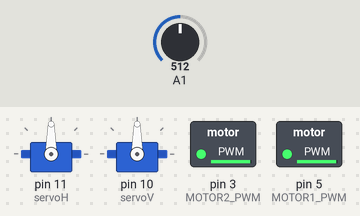
Bench run of a sketch on a simulated Arduino Uno, built with avr-gcc and run on an emulated ATmega328P. On the bench: 2 × servo, switched loads named in the sketch (green lamp = pin HIGH). Dashed ring = blinking. Inputs (shaded band) come from the test bench; at power-on: A1 = 512. Random numbers use the default seed unless the sketch sets one.

Above: at 1.2 s.
1.3 s: A1 set to 22
2.9 s: A1 set to 18
At 3.46 s:
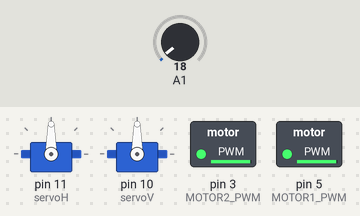
5.9 s: A1 set to 122
7.4 s: A1 set to 10
At 8.0 s:
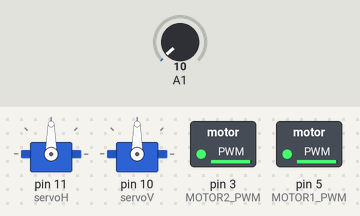
Timing chart, 0 to 11.4 s (numbered marks = the images above; inputs shaded):
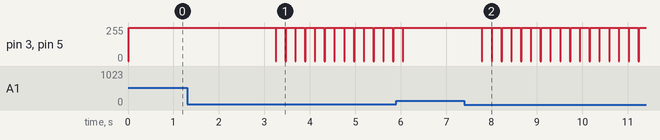

The sketch:

dojo_sc.pde
```cpp
#include <Servo.h>
#define MOTOR1_P 13
#define MOTOR1_N 12
#define MOTOR1_PWM 5
#define MOTOR2_P 8
#define MOTOR2_N 7
#define MOTOR2_PWM 3
#define DISTANCIA 1

int sentido;
Servo servoV;
Servo servoH;
int contador=0;
long distancia;
long distanciaEsquerda;
long distanciaDireita;

void setup() {
  servoH.attach(11);
  servoV.attach(10);
  Serial.begin(9600);
}

int lerPingComMedia() {
  int d1,d2,d3;
  d1 = analogRead(1);
  delay(5);
  d2 = analogRead(1);
  delay(5);
  d3 = analogRead(1);
  delay(5);
  return (d1 + d2 + d3)/3;
}

void lerPing() {
  distancia = lerPingComMedia();
}
void lerPingFull() {
  servoH.write(30);
  delay(200);
  distanciaEsquerda = lerPingComMedia();
  servoH.write(100);
  delay(200);
  distancia = lerPingComMedia();
  servoH.write(150);
  delay(200);
  distanciaDireita = lerPingComMedia();
  servoH.write(85);
}

void loop() {
  lerPing();
  if(random(0,1)) {
  }
  else {
  }
  while(distancia<20) {
    andarTraz(200,5);
    parar();
    lerPing();
  }
  while(distancia>20) {
    andarFrente(200,5);
    lerPing();
  }

}


void girarNoEixo(int tempo, int intensidade, int sentido1) {
  analogWrite(MOTOR1_PWM,intensidade*50);
  analogWrite(MOTOR2_PWM,intensidade*50);
  digitalWrite(MOTOR1_P,sentido1);
  digitalWrite(MOTOR1_N,!sentido1);
  digitalWrite(MOTOR2_P,!sentido1);
  digitalWrite(MOTOR2_N,sentido1);
  delay(tempo);
}

void parar() {
  analogWrite(MOTOR1_PWM,0 );
  analogWrite(MOTOR2_PWM,0);
}

void andarTraz(int tempo, int intensidade) {
  sentido = 0;
  analogWrite(MOTOR1_PWM,intensidade*50);
  analogWrite(MOTOR2_PWM,intensidade*50);
  digitalWrite(MOTOR1_P,sentido);
  digitalWrite(MOTOR1_N,!sentido);
  digitalWrite(MOTOR2_P,sentido);
  digitalWrite(MOTOR2_N,!sentido);
  delay(tempo);
}
void andarFrente(int tempo,int intensidade) {
  sentido = 1;
  analogWrite(MOTOR1_PWM,intensidade*50 );
  analogWrite(MOTOR2_PWM,intensidade*50);
  digitalWrite(MOTOR1_P,sentido);
  digitalWrite(MOTOR1_N,!sentido);
  digitalWrite(MOTOR2_P,sentido);
  digitalWrite(MOTOR2_N,!sentido);
  delay(tempo);

}
void virarEsquerda(int tempo,int intensidade) {
  analogWrite(MOTOR1_PWM,intensidade*50 );
  analogWrite(MOTOR2_PWM,10*intensidade);
  digitalWrite(MOTOR1_P,sentido);
  digitalWrite(MOTOR1_N,!sentido);
  digitalWrite(MOTOR2_P,sentido);
  digitalWrite(MOTOR2_N,!sentido);
  delay(tempo);

}
void virarDireita(int tempo,int intensidade) {
  analogWrite(MOTOR1_PWM,10*intensidade );
  analogWrite(MOTOR2_PWM,intensidade*50);
  digitalWrite(MOTOR1_P,sentido);
  digitalWrite(MOTOR1_N,!sentido);
  digitalWrite(MOTOR2_P,sentido);
  digitalWrite(MOTOR2_N,!sentido);
  delay(tempo);
}

void virarEsquerdaRe(int tempo,int intensidade) {
  analogWrite(MOTOR1_PWM,intensidade*50 );
  analogWrite(MOTOR2_PWM,10*intensidade);
  digitalWrite(MOTOR1_P,!sentido);
  digitalWrite(MOTOR1_N,sentido);
  digitalWrite(MOTOR2_P,!sentido);
  digitalWrite(MOTOR2_N,sentido);
  delay(tempo);

}
void virarDireitaRe(int tempo,int intensidade) {
  analogWrite(MOTOR1_PWM,10*intensidade );
  analogWrite(MOTOR2_PWM,intensidade*50);
  digitalWrite(MOTOR1_P,!sentido);
  digitalWrite(MOTOR1_N,sentido);
  digitalWrite(MOTOR2_P,!sentido);
  digitalWrite(MOTOR2_N,sentido);
  delay(tempo);
}
```

Measured:
- the behaviour switches between 20 and 19 on A1 (found by bisection; images 0 and 1)
- after the input at 1.3 s, every drawn part: stays the same
- after the input at 2.9 s, pin 3 (MOTOR2_PWM), pin 5 (MOTOR1_PWM): alternates 250/255 for 0.20 s and 0/255 for 0.02 s, starting after 0.35 s
- after the input at 7.4 s, pin 3 (MOTOR2_PWM), pin 5 (MOTOR1_PWM): alternates 250/255 for 0.20 s and 0/255 for 0.02 s, starting after 0.39 s
